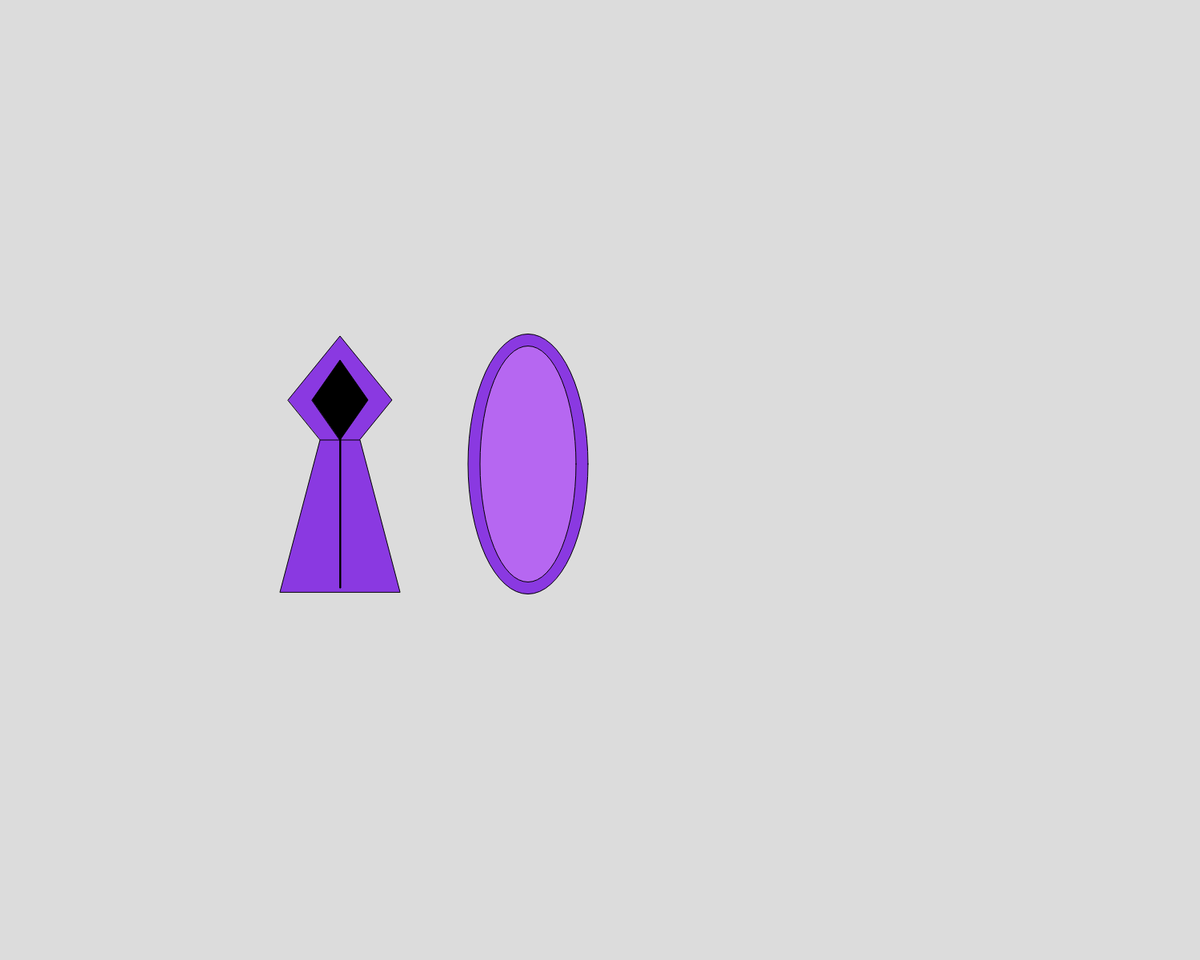
Frame 1 (no input)
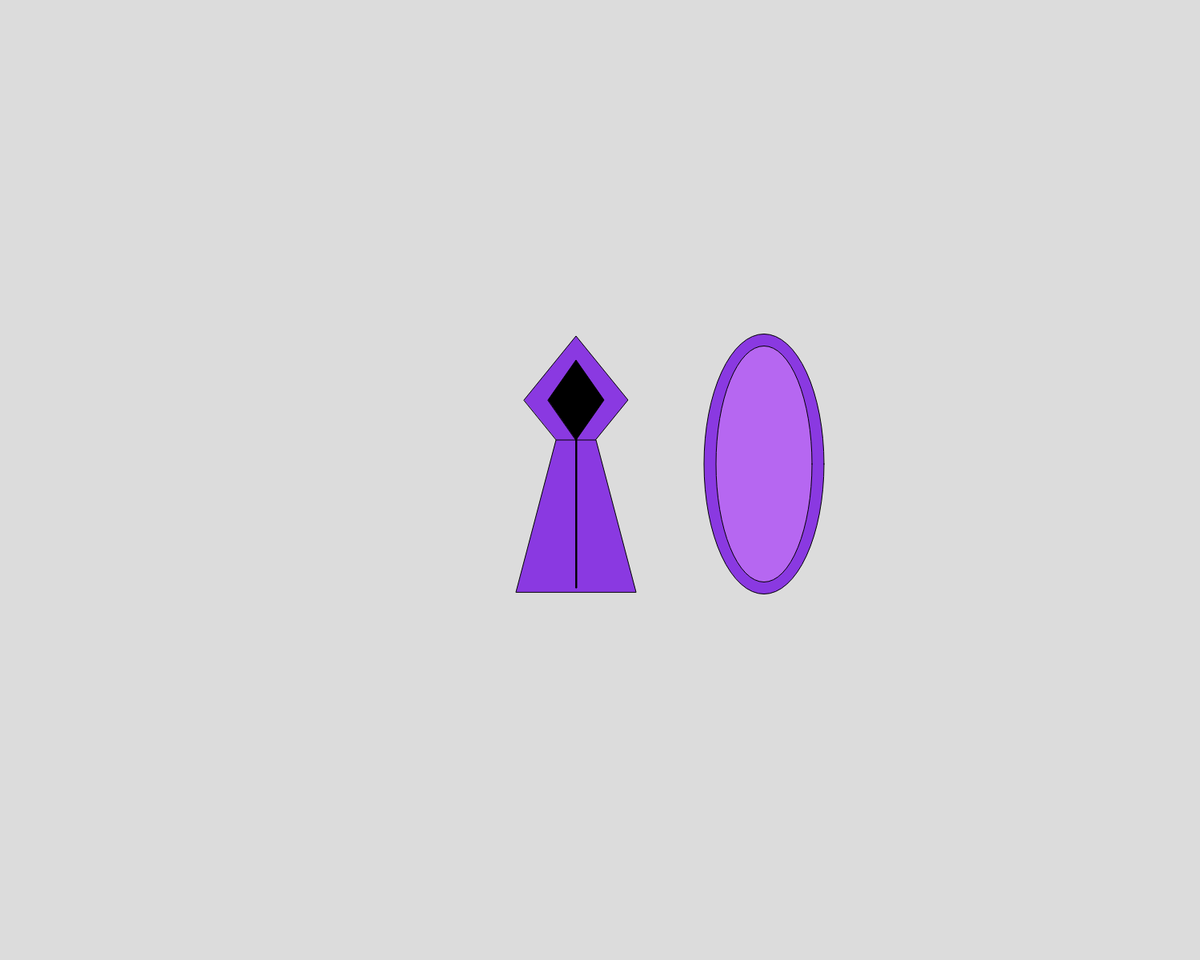
Frame 60 (no input)
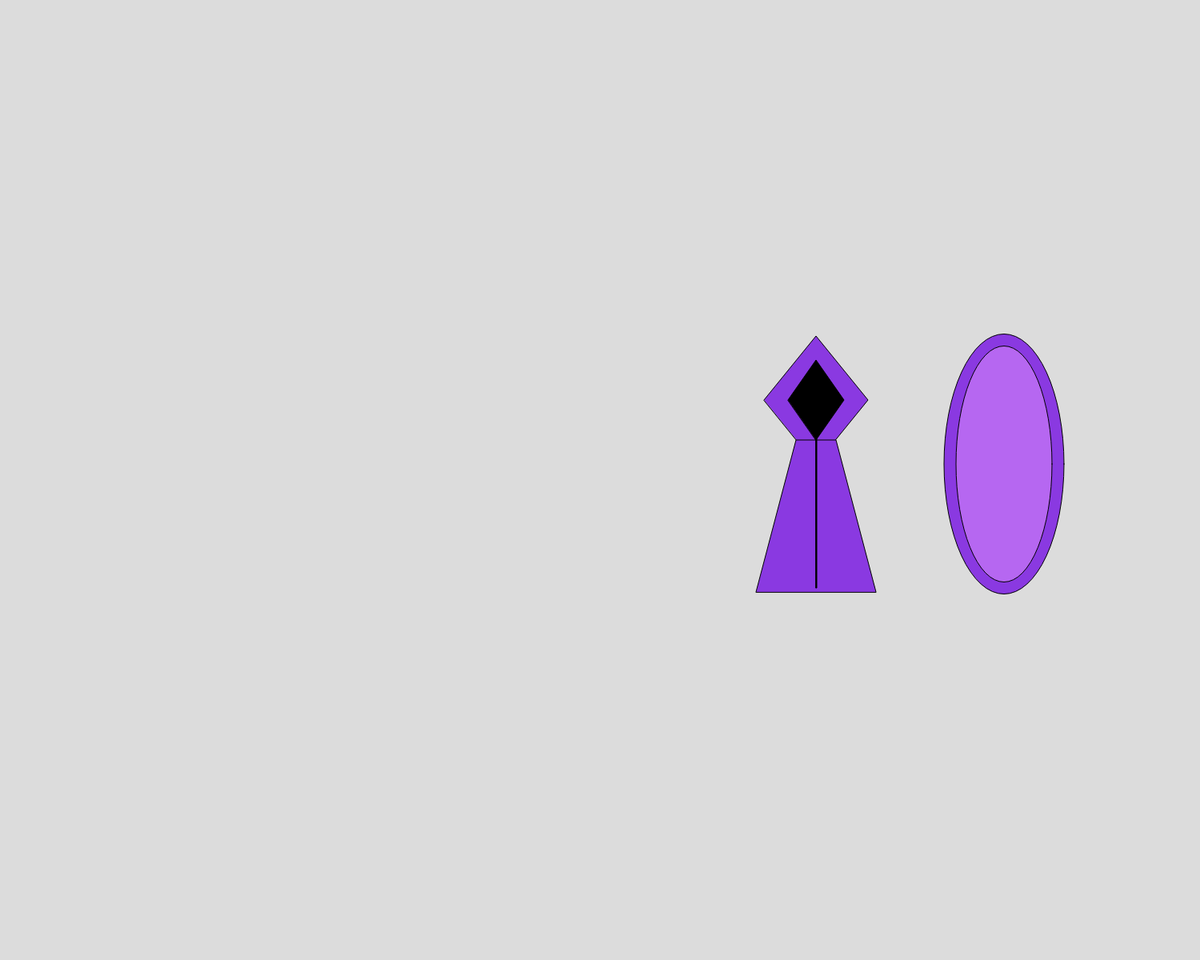
Frame 120 (the mouse pressed at the canvas centre since frame 60)

The p5.js sketch that drew these frames (run headless with seeded random() and noise() and a simulated clock; from frame 60 on, the mouse is pressed at the canvas centre):

// p5.js sketch
// ── sketch.js
let x = 0 ;

function setup() {
  createCanvas(1500, 1200);
}

function draw() {
background(220);

push();
translate(x, 0);
avatar();
x+=5;
if (x > width) {
  x = 0;
}
pop();
}

function avatar(){
  fill('#8A39E1');
  quad(425, 580, 490, 500, 425, 420, 360, 500);

  fill('black');
  quad(425, 550, 460, 500, 425, 450, 390, 500);

  fill('#8A39E1');
    quad(500, 740, 450, 550, 400, 550, 350, 740);

    fill("black");
    rect(425, 545, 1, 190);

    fill('#8A39E1');
  ellipse(660, 580, 150, 325);

  fill('#B667F1');
 ellipse(660, 580, 120, 295);
}
